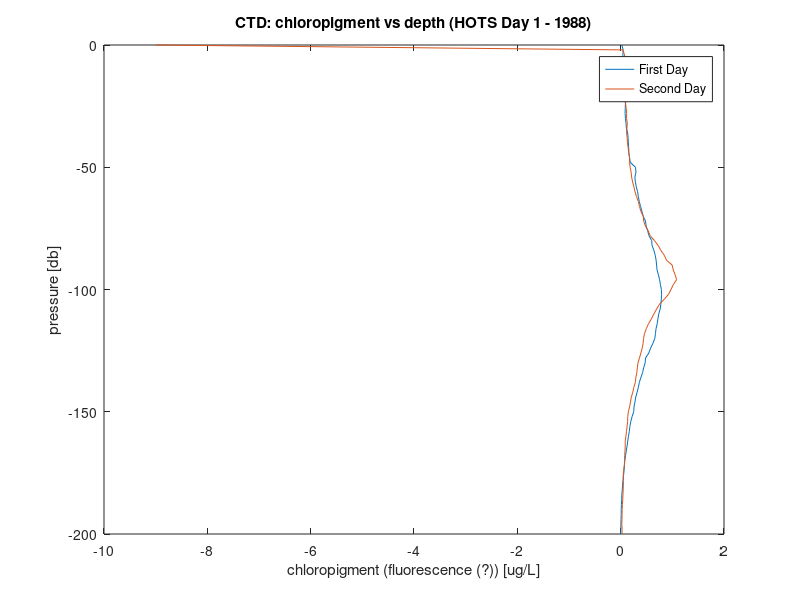

This figure's MATLAB source:
close all; clc; clear;

% File to open HOTS chloropigment data and examine it

data = importdata('data/hots-chloropigment.txt').data;

crn = data(:,1);
day = data(:,2);
pressure = data(:,3);
chloro = data(:,4);

ax = figure;
plot(chloro(1:101),-pressure(1:101),'DisplayName','First Day');
hold on
plot(chloro(102:202),-pressure(102:202),'DisplayName','Second Day');
hold off
legend();
ylabel('pressure [db]');
xlabel('chloropigment (fluorescence (?)) [ug/L]');
title('CTD: chloropigment vs depth (HOTS Day 1 - 1988)');

exportgraphics(ax,'figures/ctd-day-1.png');